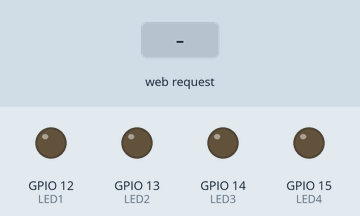
Recording of a sketch running on a simulated ESP8266 (NodeMCU). On the bench: output pins drawn as LEDs (lit = HIGH). The test bench sets the inputs (shaded band). WiFi joins after 1.5 s; servers stay silent unless stated; what the sketch prints to the serial monitor is not drawn.

Above: at 2.7 s.
2.8 s: HTTP request GET /12/on received
At 3.7 s:
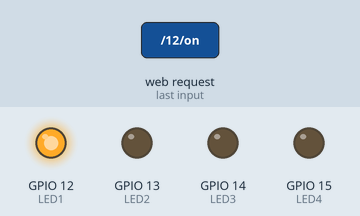
4.3 s: HTTP request GET /13/on received
At 4.8 s:
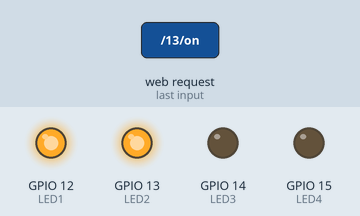
5.8 s: HTTP request GET /12/off received
At 7.0 s:
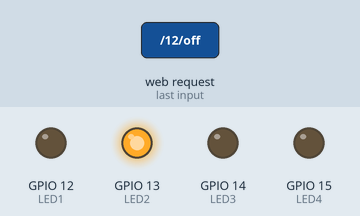
7.3 s: HTTP request GET /14/on received
At 8.3 s:
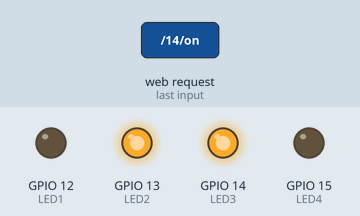
8.8 s: HTTP request GET /13/off received
At 9.4 s:
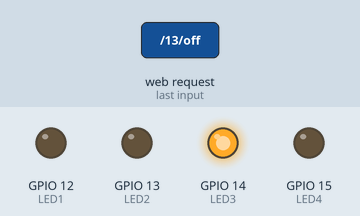
10.3 s: HTTP request GET /15/on received
At 10.6 s:
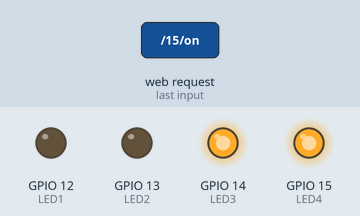
Timing chart, 0 to 12.8 s (numbered marks = the images above; inputs shaded):
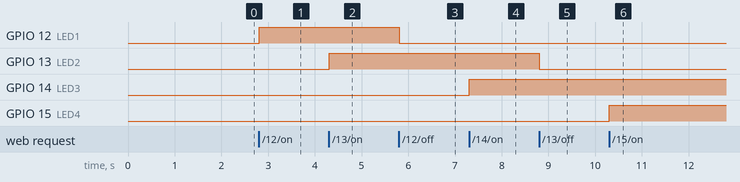

The sketch:

Web_Server4LED.ino
```cpp
 // Load Wi-Fi library
#include<ESP8266WiFi.h>

// Replace with your network credentials
const char* ssid = "Add SSID name";
const char* password = "<Add SSID password";

// Set web server port number to 80
WiFiServer server(80);

// Variable to store the HTTP request
String header;

// Auxiliar variables to store the current output state
String LED1_State = "off";
String LED2_State = "off";
String LED3_State = "off";
String LED4_State = "off";

// Assign output variables to GPIO pins
const int LED1 = 12;
const int LED2 = 13;
const int LED3 = 14;
const int LED4 = 15;

// Current time
unsigned long currentTime = millis();

// Previous time
unsigned long previousTime = 0;

// Define timeout time in milliseconds (example: 2000ms = 2s)
const long timeoutTime = 2000;

// Set your static ip address
// In Windows, type = ipconfig, In Linux, type = ifconfig - to know about your private IP address and Gateway
IPAddress local_ip (192,168,43,11);

// Set your Gateway ip address
IPAddress gateway(192,168,43,1);

// Set subnet mask
IPAddress subnet(255,255,255,0);

void setup()
{
  Serial.begin(115200);
  // Initialize the output variables as outputs

  pinMode(LED1, OUTPUT);
  pinMode(LED2, OUTPUT);
  pinMode(LED3, OUTPUT);
  pinMode(LED4, OUTPUT);

  // Set outputs to LOW
  digitalWrite(LED1, LOW);
  digitalWrite(LED2, LOW);
  digitalWrite(LED3, LOW);
  digitalWrite(LED4, LOW);

  // Configures static IP address

  if ( !WiFi.config(local_ip, gateway, subnet))
  {
    Serial.println("STA failed to configure");
  }

  // Connect to Wi-Fi network with SSID and password
  Serial.println("Connecting to ");
  Serial.println(ssid);

  WiFi.begin(ssid, password);

  while(WiFi.status() != WL_CONNECTED)
  {
    delay(500);
    Serial.print(".");
  }

  // print local ip address and start web server
  Serial.println("");
  Serial.println("WiFi connected.");
  Serial.println("IP address: ");
  Serial.println(WiFi.localIP());
  server.begin();

}

void loop()
{

  WiFiClient client = server.available();  // Listen for incoming clients

  if (client)     // If a new client connects,
  {
    Serial.println("New Client.");    // print a message out in the serial port
    String currentLine = "";    // make a string to hold incoming data from the client
    currentTime = millis();
    previousTime = currentTime;

    while (client.connected() && currentTime - previousTime <= timeoutTime) // loop while the client's connected
    {
      currentTime = millis();

      if ( client.available() )   // If there are bytes to read from the client,
      {
        char c = client.read();   // read a byte, then
        Serial.write(c);    // print it out the serial monitor
        header += c;

        if ( c == '\n' )  // If the byte is a newline character
        {
        // If the current line is blank, you got two newline characters in a row.
        // that's the end of the client HTTP request, so send a response:

            if ( currentLine.length() == 0)
            {
          // HTTP headers always start with a response code (e.g. HTTP/1.1 200 OK)
          // and a content-type so the client knows what's coming, then a blank line:
          client.println("HTTP/1.1 200 OK");
          client.println("Content-type:text/html");
          client.println("Connection: close");
          client.println();


          // turns the GPIOs 'ON' and 'OFF'
          if (header.indexOf("GET /12/on") >= 0)
          {
          Serial.println("LED1 on");
          LED1_State = "on";
          digitalWrite(LED1 , HIGH);
          }
          else if ( header.indexOf("GET /12/off") >= 0)
          {
          Serial.println("LED1 off");
          LED1_State = "off";
          digitalWrite(LED1 , LOW);
          }

          else if ( header.indexOf("GET /13/on") >= 0)
          {
          Serial.println("LED2 on");
          LED2_State = "on";
          digitalWrite(LED2 , HIGH);
          }

          else if ( header.indexOf("GET /13/off") >= 0 )
          {
          Serial.println("LED2 off");
          LED2_State = "off";
          digitalWrite(LED2, LOW);
          }

          else if ( header.indexOf("GET /14/on") >= 0 )
          {
          Serial.println("LED3 on");
          LED3_State = "on";
          digitalWrite(LED3, HIGH);
          }

          else if ( header.indexOf("GET /14/off") >= 0 )
          {
          Serial.println("LED3 off");
          LED3_State = "off";
          digitalWrite(LED3, LOW);
          }

          else if ( header.indexOf("GET /15/on") >= 0 )
          {
          Serial.println("LED4 on");
          LED4_State = "on";
          digitalWrite(LED4, HIGH);
          }

          else if ( header.indexOf("GET /15/off") >= 0 )
          {
          Serial.println("LED4 off");
          LED4_State = "off";
          digitalWrite(LED4, LOW);
          }


        // Display the HTML web page
        client.println("<!DOCTYPE html><html>");
        client.println("<head><meta name=\"viewport\" content=\"width=device-width, initial-scale=1\">");
        client.println("<link rel = \"icon\" href =\"data:,\">");
        // CSS to style the ON/OFF buttons
        // Feel free to change the background-color and font-size attributes to fit your preferences

        client.println("<style>html { font-family:Helvetica; display:inline-block; margin: 0px auto; text-align: center;}");
        client.println(".button {background-color: orange; border: none; color: white; padding: 16px 40px;");
        client.println("text-decoration:none; font-size:30px; margin:2px; cursor: pointer;}");
        client.println(".button2 {background-color: #77878A; }");
        client.println(".button3 {background-color: grey; }");
        client.println(".button4 {background-color: green; }");
        client.println(".button5 {background-color: blue; }</style></head>");

        // Web page heading
        client.println("<body><h1> WiFi Controlled LED</h1>");

        // Display current state, and ON/OFF buttons for LED1
        client.println("<p> LED1_State " + LED1_State + "</p>");

        // If the LED1_State is off, it displays the ON button
        if (LED1_State == "off")
        {
        client.println("<p><a href=\"/12/on\"><button class=\"button\">ON</button></a></p>");
        }
        else
        {
        client.println("<p><a href=\"/12/off\"><button class=\"button button2\">OFF</button></a></p>");
        }

        // Display current state, and ON/OFF buttons for LED2
        client.println("<p>LED2_State " + LED2_State + "</p>");

        // If the LED2_State is off, it displays the ON button
        if (LED2_State == "off")
        {
        client.println("<p><a href=\"/13/on\"><button class=\"button button3\">ON</button></a></p>");
        }
        else
        {
        client.println("<p><a href=\"/13/off\"><button class=\"button button2\">OFF</button></a></p>");
        }

        // Display current state, and ON/OFF buttons for LED3
        client.println("<p>LED3_State " + LED3_State + "</p>");

        // If the LED3_State is off, it displays the ON button
        if (LED3_State == "off")
        {
        client.println("<p><a href=\"/14/on\"><button class=\"button button4\">ON</button></a></p>");
        }
        else
        {
        client.println("<p><a href=\"/14/off\"><button class=\"button button2\">OFF</button></a></p>");
        }
        // Display current state, and ON/OFF buttons for LED4
        client.println("<p>LED4_State " + LED4_State + "</p>");

        // If the LED4_State is off, it displays the ON button
        if (LED4_State == "off")
        {
        client.println("<p><a href=\"/15/on\"><button class=\"button button5\">ON</button></a></p>");
        }
        else
        {
        client.println("<p><a href=\"/15/off\"><button class=\"button button2\">OFF</button></a></p>");
        }

        client.println("</body></html>");

        // The HTTP response ends with another blank line
        client.println();

        // Break out of the while loop
        break;

      }
      else
      {
          // If you got a newline, then clear currentLine
      currentLine = "";
      }
    }
    else if ( c != '\r')    // If you got anything else but a carriage return character,
    {
    currentLine += c; // add it to the end of the currentLine
    }
  }

}

// Clear the header variable

header = "";

// Close the connection
client.stop();
Serial.println("Client disconnected.");
Serial.println("");

}

}
```

Measured:
- after the input at 2.8 s, GPIO 12 (LED1): LOW → HIGH at once
- after the input at 4.3 s, GPIO 13 (LED2): LOW → HIGH at once
- after the input at 5.8 s, GPIO 12 (LED1): HIGH → LOW at once
- after the input at 7.3 s, GPIO 14 (LED3): LOW → HIGH at once
- after the input at 8.8 s, GPIO 13 (LED2): HIGH → LOW at once
- after the input at 10.3 s, GPIO 15 (LED4): LOW → HIGH at once
